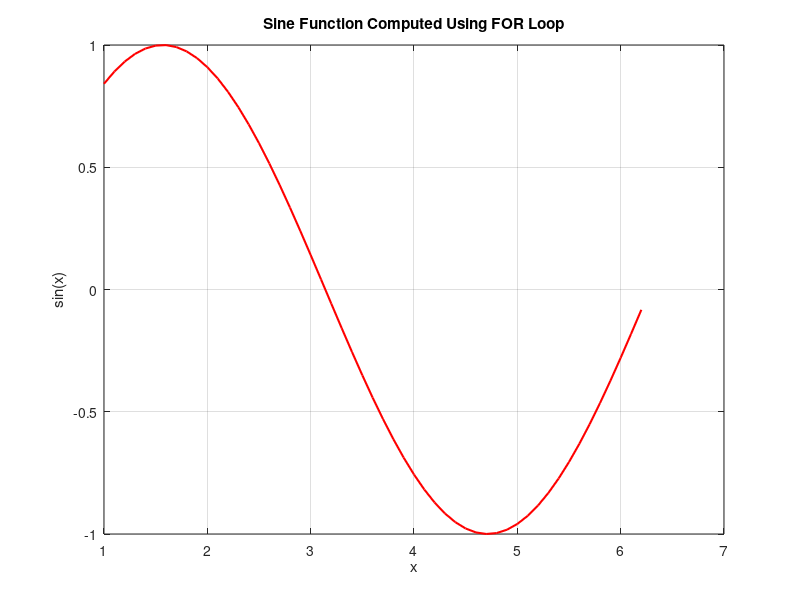

Write MATLAB code to recreate this figure.

disp('Squares of 1 to 10:');
for i = 1:10
    fprintf('%d squared is %d\n', i, i^2);
end

sum_result = 0;
for n = 1:100
    sum_result = sum_result + n;
end
fprintf('\nSum of numbers from 1 to 100 is: %d\n', sum_result);


x = 1:0.1:2*pi;
y = zeros(size(x));
for k = 1:length(x)
    y(k) = sin(x(k));
end


figure;
plot(x, y, 'r', 'LineWidth', 1.5);
xlabel('x');
ylabel('sin(x)');
title('Sine Function Computed Using FOR Loop');
grid on;